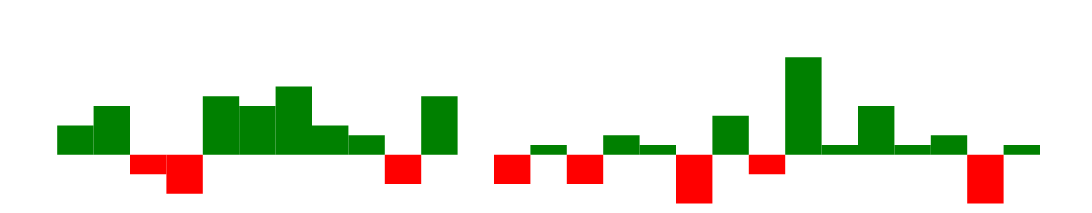

Express this chart as Vega-Lite.
### Vega specification from a JSON file in a GitHub repository (floating-point values rounded to 4 significant figures)
{"$schema": "https://vega.github.io/schema/vega/v5.json", "width": 210, "height": 30, "padding": 0, "data": [{"name": "table", "values": [{"game": "g1", "diff": 3}, {"game": "g2", "diff": 5}, {"game": "g3", "diff": -2}, {"game": "g4", "diff": -4}, {"game": "g5", "diff": 6}, {"game": "g6", "diff": 5}, {"game": "g7", "diff": 7}, {"game": "g8", "diff": 3}, {"game": "g9", "diff": 2}, {"game": "g10", "diff": -3}, {"game": "g11", "diff": 6}, {"game": "g12", "diff": 0}, {"game": "g13", "diff": -3}, {"game": "g14", "diff": 1}, {"game": "g15", "diff": -3}, {"game": "g16", "diff": 2}, {"game": "g17", "diff": 1}, {"game": "g18", "diff": -5}, {"game": "g19", "diff": 4}, {"game": "g20", "diff": -2}, {"game": "g21", "diff": 10}, {"game": "g22", "diff": 1}, {"game": "g23", "diff": 5}, {"game": "g24", "diff": 1}, {"game": "g25", "diff": 2}, {"game": "g26", "diff": -5}, {"game": "g27", "diff": 1}]}], "signals": [{"name": "tooltip", "value": {}, "on": [{"events": "rect:mouseover", "update": "datum"}, {"events": "rect:mouseout", "update": "{}"}]}], "scales": [{"name": "xscale", "type": "band", "domain": {"data": "table", "field": "game"}, "range": "width", "padding": 0.05, "round": true}, {"name": "yscale", "domain": {"data": "table", "field": "diff"}, "nice": true, "range": "height"}], "axes": [{"orient": "bottom", "scale": "xscale", "labels": false, "ticks": false}, {"orient": "right", "scale": "yscale", "labels": false, "ticks": false}], "marks": [{"type": "rect", "from": {"data": "table"}, "encode": {"enter": {"x": {"scale": "xscale", "field": "game"}, "width": {"scale": "xscale", "band": 1}, "y": {"scale": "yscale", "field": "diff"}, "y2": {"scale": "yscale", "value": 0}, "fill": [{"test": "datum.diff > 0", "value": "green"}, {"value": "red"}]}, "update": {"fill": [{"test": "datum.diff > 0", "value": "green"}, {"value": "red"}]}, "hover": {"fill": {"value": "black"}}}}, {"type": "text", "encode": {"enter": {"align": {"value": "center"}, "baseline": {"value": "bottom"}, "fill": {"value": "#333"}}, "update": {"x": {"scale": "xscale", "signal": "tooltip.game", "band": 0.5}, "y": {"scale": "yscale", "signal": "tooltip.diff", "offset": 0.05}, "text": {"signal": "tooltip.diff"}, "fillOpacity": [{"test": "datum === tooltip", "value": 0}, {"value": 1}]}}}], "config": {}}
